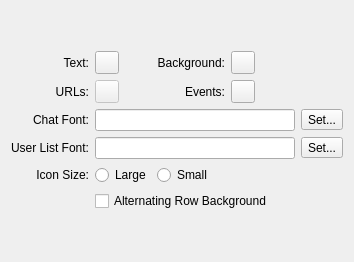
         <widget class="QWidget" name="fTabUiChat" >
          <attribute name="title" >
           <string>Chat</string>
          </attribute>
          <layout class="QVBoxLayout" >
           <item>
            <spacer>
             <property name="orientation" >
              <enum>Qt::Vertical</enum>
             </property>
             <property name="sizeHint" >
              <size>
               <width>20</width>
               <height>40</height>
              </size>
             </property>
            </spacer>
           </item>
           <item>
            <layout class="QGridLayout" >
             <item row="0" column="0" >
              <widget class="QLabel" name="label_6" >
               <property name="text" >
                <string>Text:</string>
               </property>
               <property name="alignment" >
                <set>Qt::AlignRight|Qt::AlignTrailing|Qt::AlignVCenter</set>
               </property>
              </widget>
             </item>
             <item row="1" column="0" >
              <widget class="QLabel" name="label_12" >
               <property name="text" >
                <string>URLs:</string>
               </property>
               <property name="alignment" >
                <set>Qt::AlignRight|Qt::AlignTrailing|Qt::AlignVCenter</set>
               </property>
              </widget>
             </item>
             <item row="2" column="0" >
              <widget class="QLabel" name="label_15" >
               <property name="text" >
                <string>Chat Font:</string>
               </property>
               <property name="alignment" >
                <set>Qt::AlignRight|Qt::AlignTrailing|Qt::AlignVCenter</set>
               </property>
              </widget>
             </item>
             <item row="3" column="0" >
              <widget class="QLabel" name="label_16" >
               <property name="text" >
                <string>User List Font:</string>
               </property>
               <property name="alignment" >
                <set>Qt::AlignRight|Qt::AlignTrailing|Qt::AlignVCenter</set>
               </property>
              </widget>
             </item>
             <item row="4" column="0" >
              <widget class="QLabel" name="label_17" >
               <property name="text" >
                <string>Icon Size:</string>
               </property>
               <property name="alignment" >
                <set>Qt::AlignRight|Qt::AlignTrailing|Qt::AlignVCenter</set>
               </property>
              </widget>
             </item>
             <item row="0" column="1" >
              <layout class="QHBoxLayout" >
               <item>
                <widget class="WidgetColorButton" name="fBtnIfChatText" />
               </item>
               <item>
                <widget class="QLabel" name="label_13" >
                 <property name="minimumSize" >
                  <size>
                   <width>100</width>
                   <height>0</height>
                  </size>
                 </property>
                 <property name="text" >
                  <string>Background:</string>
                 </property>
                 <property name="alignment" >
                  <set>Qt::AlignRight|Qt::AlignTrailing|Qt::AlignVCenter</set>
                 </property>
                </widget>
               </item>
               <item>
                <widget class="WidgetColorButton" name="fBtnIfChatBack" />
               </item>
               <item>
                <spacer>
                 <property name="orientation" >
                  <enum>Qt::Horizontal</enum>
                 </property>
                 <property name="sizeHint" >
                  <size>
                   <width>40</width>
                   <height>20</height>
                  </size>
                 </property>
                </spacer>
               </item>
              </layout>
             </item>
             <item row="1" column="1" >
              <layout class="QHBoxLayout" >
               <item>
                <widget class="WidgetColorButton" name="fBtnIfChatURLs" >
                 <property name="enabled" >
                  <bool>false</bool>
                 </property>
                </widget>
               </item>
               <item>
                <widget class="QLabel" name="label_14" >
                 <property name="minimumSize" >
                  <size>
                   <width>100</width>
                   <height>0</height>
                  </size>
                 </property>
                 <property name="text" >
                  <string>Events:</string>
                 </property>
                 <property name="alignment" >
                  <set>Qt::AlignRight|Qt::AlignTrailing|Qt::AlignVCenter</set>
                 </property>
                </widget>
               </item>
               <item>
                <widget class="WidgetColorButton" name="fBtnIfChatEvents" />
               </item>
               <item>
                <spacer>
                 <property name="orientation" >
                  <enum>Qt::Horizontal</enum>
                 </property>
                 <property name="sizeHint" >
                  <size>
                   <width>40</width>
                   <height>20</height>
                  </size>
                 </property>
                </spacer>
               </item>
              </layout>
             </item>
             <item row="4" column="1" >
              <layout class="QHBoxLayout" >
               <item>
                <widget class="QRadioButton" name="fBtnIfUserlistCompactLarge" >
                 <property name="text" >
                  <string>Large</string>
                 </property>
                </widget>
               </item>
               <item>
                <widget class="QRadioButton" name="fBtnIfUserlistCompactSmall" >
                 <property name="text" >
                  <string>Small</string>
                 </property>
                </widget>
               </item>
               <item>
                <spacer>
                 <property name="orientation" >
                  <enum>Qt::Horizontal</enum>
                 </property>
                 <property name="sizeHint" >
                  <size>
                   <width>40</width>
                   <height>20</height>
                  </size>
                 </property>
                </spacer>
               </item>
              </layout>
             </item>
             <item row="5" column="1" >
              <widget class="QCheckBox" name="fBtnIfUserlistAlternateRow" >
               <property name="text" >
                <string>Alternating Row Background</string>
               </property>
              </widget>
             </item>
             <item row="2" column="1" >
              <widget class="QLineEdit" name="fIfChatFont" >
               <property name="readOnly" >
                <bool>true</bool>
               </property>
              </widget>
             </item>
             <item row="3" column="1" >
              <widget class="QLineEdit" name="fIfUserlistFont" >
               <property name="readOnly" >
                <bool>true</bool>
               </property>
              </widget>
             </item>
             <item row="2" column="2" >
              <widget class="QToolButton" name="fBtnIfChatFont" >
               <property name="text" >
                <string>Set...</string>
               </property>
              </widget>
             </item>
             <item row="3" column="2" >
              <widget class="QToolButton" name="fBtnIfUserlistFont" >
               <property name="text" >
                <string>Set...</string>
               </property>
              </widget>
             </item>
            </layout>
           </item>
           <item>
            <spacer>
             <property name="orientation" >
              <enum>Qt::Vertical</enum>
             </property>
             <property name="sizeHint" >
              <size>
               <width>20</width>
               <height>40</height>
              </size>
             </property>
            </spacer>
           </item>
          </layout>
         </widget>
